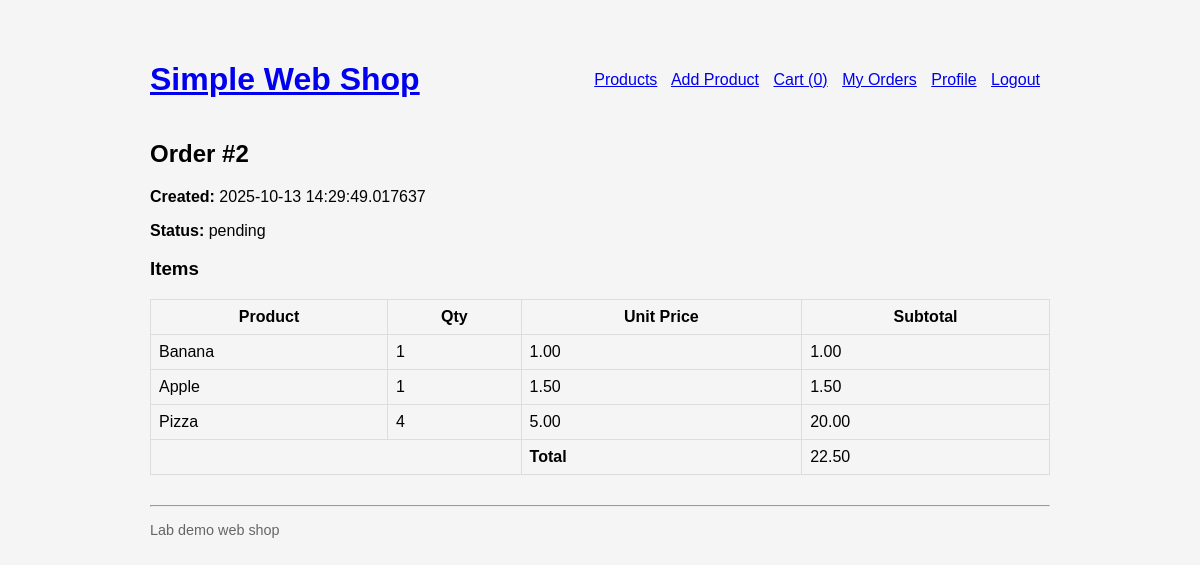
The page /order/2 (signed in) on the database its author committed.
### projekt/models.py (models this page shows)
class Order(db.Model):
    id = db.Column(db.Integer, primary_key=True)
    user_id = db.Column(db.Integer, db.ForeignKey('user.id'), nullable=False)
    total_price = db.Column(db.Numeric(12, 2), nullable=False)
    status = db.Column(db.String(50), default='pending')
    created_at = db.Column(db.DateTime, default=datetime.utcnow)
    items = db.relationship('OrderItem', backref='order', lazy=True)

class OrderItem(db.Model):
    id = db.Column(db.Integer, primary_key=True)
    order_id = db.Column(db.Integer, db.ForeignKey('order.id'), nullable=False)
    product_id = db.Column(db.Integer, db.ForeignKey(
        'product.id'), nullable=False)
    product = db.relationship('Product')
    quantity = db.Column(db.Integer, nullable=False)
    unit_price = db.Column(db.Numeric(10, 2), nullable=False)

class Product(db.Model):
    id = db.Column(db.Integer, primary_key=True)
    name = db.Column(db.String(200), nullable=False)
    description = db.Column(db.Text, default='')
    price = db.Column(db.Numeric(10, 2), nullable=False)

### projekt/routes.py (the view)
@app.route('/order/<int:order_id>')
@login_required
def order_detail(order_id):
    o = Order.query.get_or_404(order_id)
    if o.user_id != current_user.id:
        abort(403)
    return render_template('order_detail.html', order=o)

### projekt/__init__.py (called while the page is built)
@login_manager.user_loader
def load_user(user_id):
    return User.query.get(int(user_id))

### projekt/templates/order_detail.html
{% extends "base.html" %}
{% block content %}
  <h2>Order #{{ order.id }}</h2>
  <p><strong>Created:</strong> {{ order.created_at }}</p>
  <p><strong>Status:</strong> {{ order.status }}</p>
  <h3>Items</h3>
  <table>
    <tr><th>Product</th><th>Qty</th><th>Unit Price</th><th>Subtotal</th></tr>
    {% for it in order.items %}
      <tr>
        <td>{{ it.product.name }}</td>
        <td>{{ it.quantity }}</td>
        <td>{{ "%.2f"|format(it.unit_price) }}</td>
        <td>{{ "%.2f"|format(it.unit_price * it.quantity) }}</td>
      </tr>
    {% endfor %}
    <tr><td colspan="2"></td><td><strong>Total</strong></td><td>{{ "%.2f"|format(order.total_price) }}</td></tr>
  </table>
{% endblock %}

### projekt/static/style.css (style rules this page uses)
body { font-family: Arial, sans-serif; background-color: #f5f5f5; margin: 0; padding: 20px; }

### projekt/templates/base.html (style rules this page uses)
body { font-family: Arial, sans-serif; max-width: 900px; margin: 20px auto; }
table { width:100%; border-collapse: collapse; margin-top:12px; }
table th, table td { border:1px solid #ddd; padding:8px; }

### rows shown on the page
Order: id "2", created_at "2025-10-13 14:29:49.017637", status "pending", total_price "22.50"
OrderItem: product.name "Banana", quantity "1", unit_price "1.00", it.unit_price*it.quantity "1.00"
OrderItem: product.name "Apple", quantity "1", unit_price "1.50", it.unit_price*it.quantity "1.50"
OrderItem: product.name "Pizza", quantity "4", unit_price "5.00", it.unit_price*it.quantity "20.00"

### other values the page prints
{{ session.get('cart')|length if session.get('cart') else 0 }} "0"
